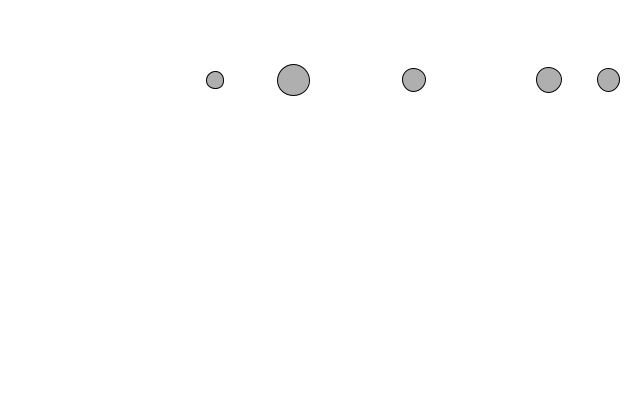
Frame 1 (no input)
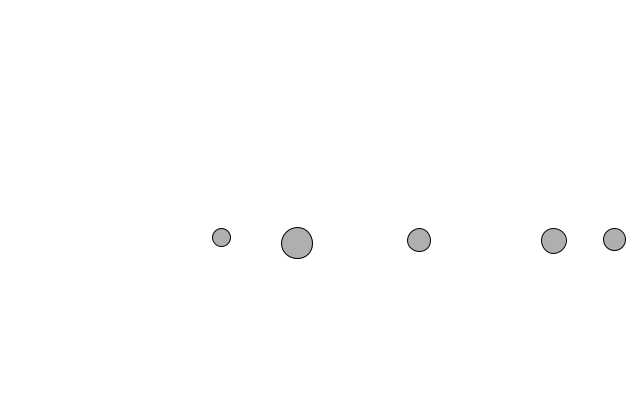
Frame 60 (the mouse pressed at the canvas centre just before this capture)
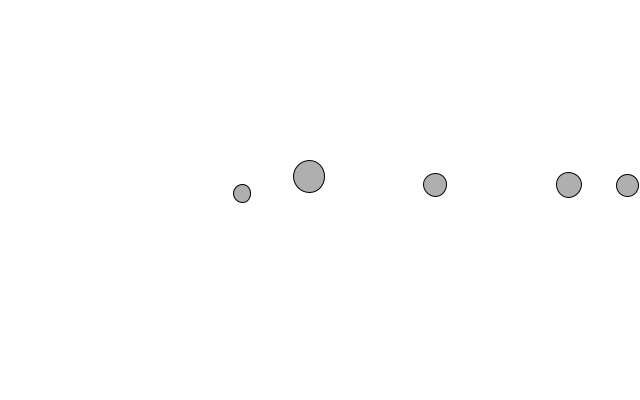
Frame 120 (the mouse held since frame 60 and released just before this capture)

The Processing sketch that drew these frames (run headless with seeded random() and noise(); from frame 60 on, the mouse is pressed at the canvas centre):

// Processing sketch: electronicPlatesRepellingCharge
// ── electronicPlatesRepellingCharge.pde
Mover[] movers;
float dissipateStrength = 0.06;
PVector wind = new PVector(0.005, 0);

void setup()
{
  size(640, 400);
  movers = new Mover[5];
  
  for(int i = 0; i < movers.length; i++)
  {
    movers[i] = new Mover(random(width), height * 0.2, random(1, 3));
  }
}

void draw()
{
  background(255);
  
  for(int i = 0; i < movers.length; i++)
  {
    movers[i].display();
    movers[i].update();
    float m = movers[i].mass;
    PVector gravity = new PVector(0, 0.1*m);
    movers[i].applyForce(gravity);
    float c = 0.01;
    PVector friction = movers[i].velocity.get();
    friction.normalize();
    friction.mult(-c);
    movers[i].applyForce(friction);
    movers[i].applyForce(wind);

    movers[i].hitBottom();
  }
 /*   
  if(movers[i].location.x > width/2)
  {
    PVector boundary = new PVector(0, 0);
    boundary.x = map(movers[i].location.x, width/2, width, -0.3, -1);
    movers[i].applyForce(boundary);
  }
  if(movers[i].location.x < width/2)
  {
    PVector boundary = new PVector(0, 0);
    boundary.x = map(movers[i].location.x, 0, width/2, 1 , 0.3);
    movers[i].applyForce(boundary);
  }
  }
  */
  
}

// ── Mover.pde
class Mover
{
  
  PVector location;
  PVector velocity;
  PVector acceleration;
  
  float mass;
  boolean falling;
  
  Mover(float x, float y, float m)
  {
    location = new PVector(x, y);
    velocity = new PVector(0, 0);
    acceleration = new PVector(0, 0);
    mass = m;
    falling = true;
  }
  
  void display()
  {
    stroke(0);
    fill(175);
    ellipse(location.x, location.y, mass * 15, mass * 15);
  }
  
  void update()
  {
    velocity.add(acceleration);
    location.add(velocity);
    acceleration.mult(0);        
  }
  
  void applyForce(PVector force)
  {
    PVector f = PVector.div(force, mass);
    acceleration.add(f);
  }
  
  void hitBottom()
  {
    
    if(location.y > height-(mass*15)/2)
    {
      velocity.y *= -1;
      //location.y = height-mass*15/2;
      //falling = false;
    }
    
    if(location.x > width - (mass * 15)/2)
    {
      velocity.x *= -1;
      //location.x = width-(mass*15)/2;
    }
    
    
  }
  
  
}
